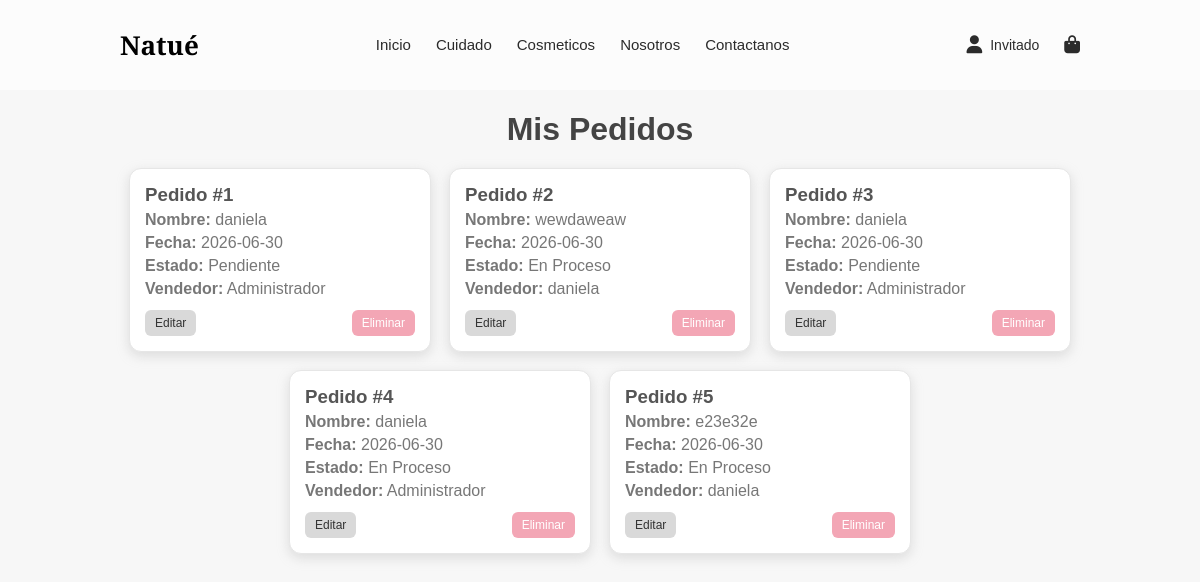
Page /pedidos/4.readpedidos.php on the committed database.
### tables this page shows
CREATE TABLE IF NOT EXISTS `pedidos` (
  `id` INT NOT NULL AUTO_INCREMENT,
  `nombre` VARCHAR(45) NULL DEFAULT NULL,
  `fecha` DATE NULL DEFAULT NULL,
  `estado` VARCHAR(45) NULL DEFAULT NULL,
  `vendedor` VARCHAR(45) NULL DEFAULT NULL,
  `telefono` VARCHAR(45) NULL,
  `direccion` VARCHAR(45) NULL,
  PRIMARY KEY (`id`));

### pedidos/4.readpedidos.php (the view, shortened to what this page needs)
<?php
$conexion = new mysqli("localhost", "root", "", "shena");
$sql = "SELECT * FROM pedidos";
$resultado = $conexion->query($sql);
?>
<!DOCTYPE html>
<html lang="es">
<head>
  <link rel="stylesheet" href="https://cdnjs.cloudflare.com/ajax/libs/font-awesome/6.6.0/css/all.min.css">
</head>
<body class="cielo-suave">
<?php include("../includes/header.php"); ?>
<h1 class="nube-titulo">Mis Pedidos</h1>
<div class="caja-brisada">
<?php
if ($resultado->num_rows > 0) {
    while ($fila = $resultado->fetch_assoc()) {
        $id = $fila['id'];
        echo "
        <div class='capsula-perla'>
            <h3 class='titulo-pedido'>Pedido #$id</h3>
            <p class='texto-suave'><b>Nombre:</b> {$fila['nombre']}</p>
            <p class='texto-suave'><b>Fecha:</b> {$fila['fecha']}</p>
            <p class='texto-suave'><b>Estado:</b> {$fila['estado']}</p>
            <p class='texto-suave'><b>Vendedor:</b> {$fila['vendedor']}</p>
            <div class='zona-botones'>
            <a href='5.editarpedido.php?id=$id'> <button class='botoncito editar-plata'>Editar</button></a>
            <a href='7.deletepedido.php?id=$id'><button class='botoncito eliminar-rojo-suave'>Eliminar</button></a>
        </div>
        </div>";
    }
} else {
    echo "<p style='text-align:center;'>No hay pedidos</p>";
}
?>
</div>
</body>
</html>

### includes/header.php (shortened to what this page needs)
<header>
  <div class="logo">
    <h1>Natué</h1>
  </div>
  <nav>
    <ul>
      <li><a href="../pagina/02.inicio.php">Inicio</a></li>
      <li><a href="../pagina/03.productos.php">Cuidado</a></li>
      <li><a href="../pagina/04.productos2.php">Cosmeticos</a></li>
      <li><a href="../pagina/05.acercade.php">Nosotros</a></li>
       <li><a href="../pagina/005.contactanos.php">Contactanos</a></li>
    </ul>
  </nav>
<div class="iconos-barra">
<a href="<?php
if(isset($_SESSION['rol'])){
    if($_SESSION['rol'] == 'administrador'){
        echo '../admin/06.admin.php';
    }
    elseif($_SESSION['rol'] == 'vendedor'){
        echo '../vendedor/07.vendedor.php';
    }
    else{
        echo '../usuario/08.usuario.php';
    }
}else{
    echo '../usuario/09.register.php';
}
?>" class="usuario-info">
    <i class="fa-solid fa-user"></i>
    <span class="nombre-usuario">
        <?php
        if(isset($_SESSION['nombre'])){
            echo $_SESSION['nombre'];
        }else{
            echo 'Invitado';
        }
        ?>
    </span>
</a>
    <a href="../pedidos/1.formpedido.php">
        <i class="fa-solid fa-bag-shopping"></i>
    </a>
</div>
</header>

### pedidos/4.readpedidos.php (style rules this page uses)
.cielo-suave { font-family: Arial; background: #f7f7f7; margin: 0; padding: 0; }
.nube-titulo { text-align: center; color: #444; margin-bottom: 20px; }
.caja-brisada { display: flex; flex-wrap: wrap; justify-content: center; gap: 18px; }
.capsula-perla { background: #ffffff; width: 270px; padding: 15px; border-radius: 12px; box-shadow: 0 4px 12px rgba(180,180,180,0.4); border: 1px solid #e6e6e6; }
.titulo-pedido { margin: 0; color: #555; }
.texto-suave { color: #777; margin: 5px 0; }
.zona-botones { margin-top: 12px; display: flex; justify-content: space-between; }
.zona-botones a { text-decoration: none; }
.botoncito { border: none; padding: 6px 10px; border-radius: 6px; cursor: pointer; font-size: 12px; transition: 0.2s; }
.editar-plata { background: #d9d9d9; color: #333; }
.eliminar-rojo-suave { background: #f3a6b5; color: #fff; }

### includes/header.php (style rules this page uses)
header { grid-area: barra; background-color: #ffffffb5; display: flex; align-items: center; justify-content: space-between; padding: 15px 120px; top: 0; position: sticky; height: 60px; z-index: 100; }
.logo { font-family: 'Playfair Display', serif; font-size: 13px; color: #000000; margin: 0; }
nav { display: flex; align-items: center; gap: 40px; }
nav ul { list-style: none; display: flex; gap: 25px; margin: 0; padding: 0; }
nav a { text-decoration: none; color: #2b2b2b; font-weight: 500; font-size: 15px; position: relative; }
.iconos-barra { display: flex; align-items: center; gap: 25px; }
.iconos-barra a { color: #2b2b2b; font-size: 18px; position: relative; }
.usuario-info { display:flex; align-items:center; gap:8px; text-decoration:none; color:#2b2b2b; }
.nombre-usuario { font-size:14px; white-space:nowrap; }

### rows in the picture
pedidos: id "1", nombre "daniela", fecha "2026-06-30", estado "Pendiente", vendedor "Administrador"
pedidos: id "2", nombre "wewdaweaw", fecha "2026-06-30", estado "En Proceso", vendedor "daniela"
pedidos: id "3", nombre "daniela", fecha "2026-06-30", estado "Pendiente", vendedor "Administrador"
pedidos: id "4", nombre "daniela", fecha "2026-06-30", estado "En Proceso", vendedor "Administrador"
pedidos: id "5", nombre "e23e32e", fecha "2026-06-30", estado "En Proceso", vendedor "daniela"
